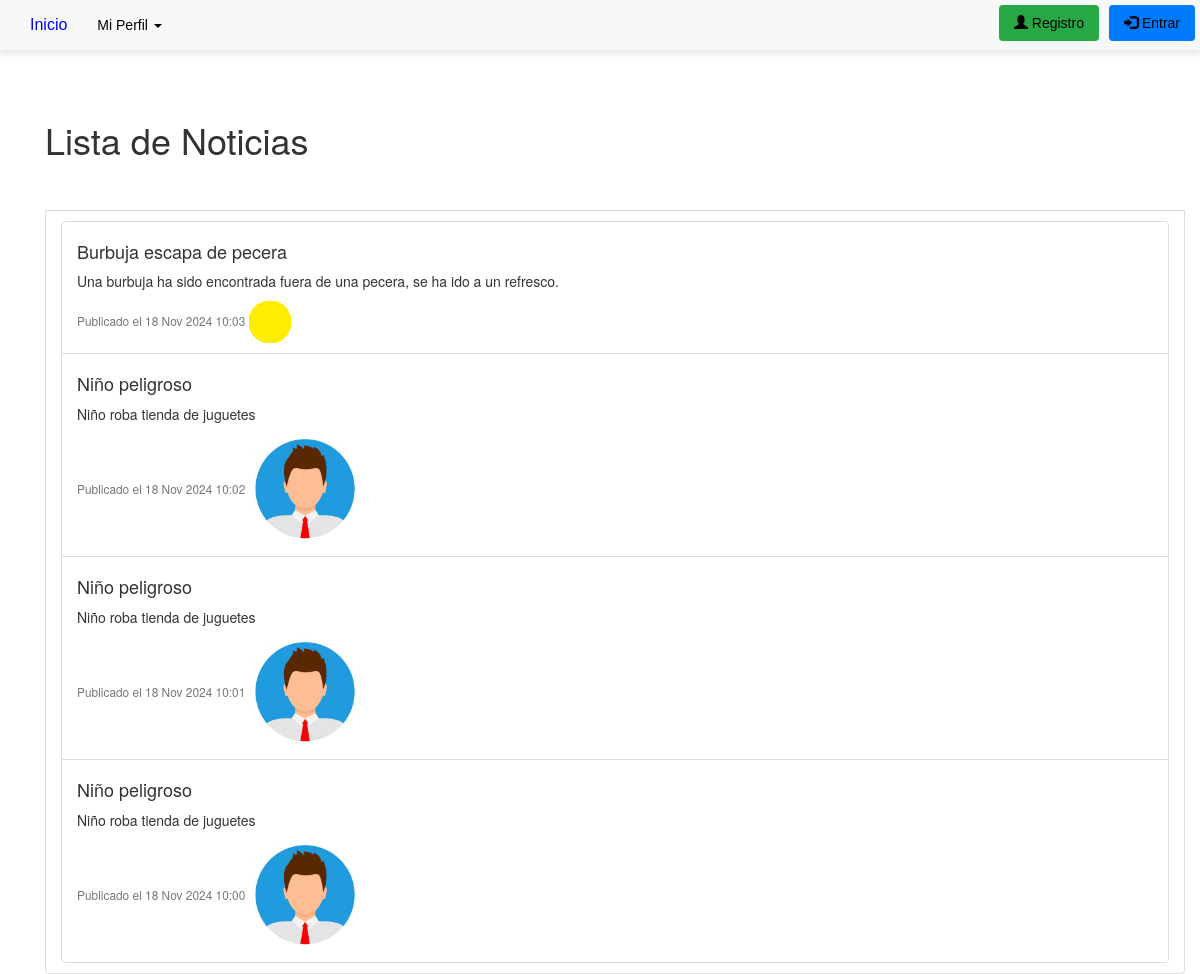
The app's page /lista_noticias/, older data.
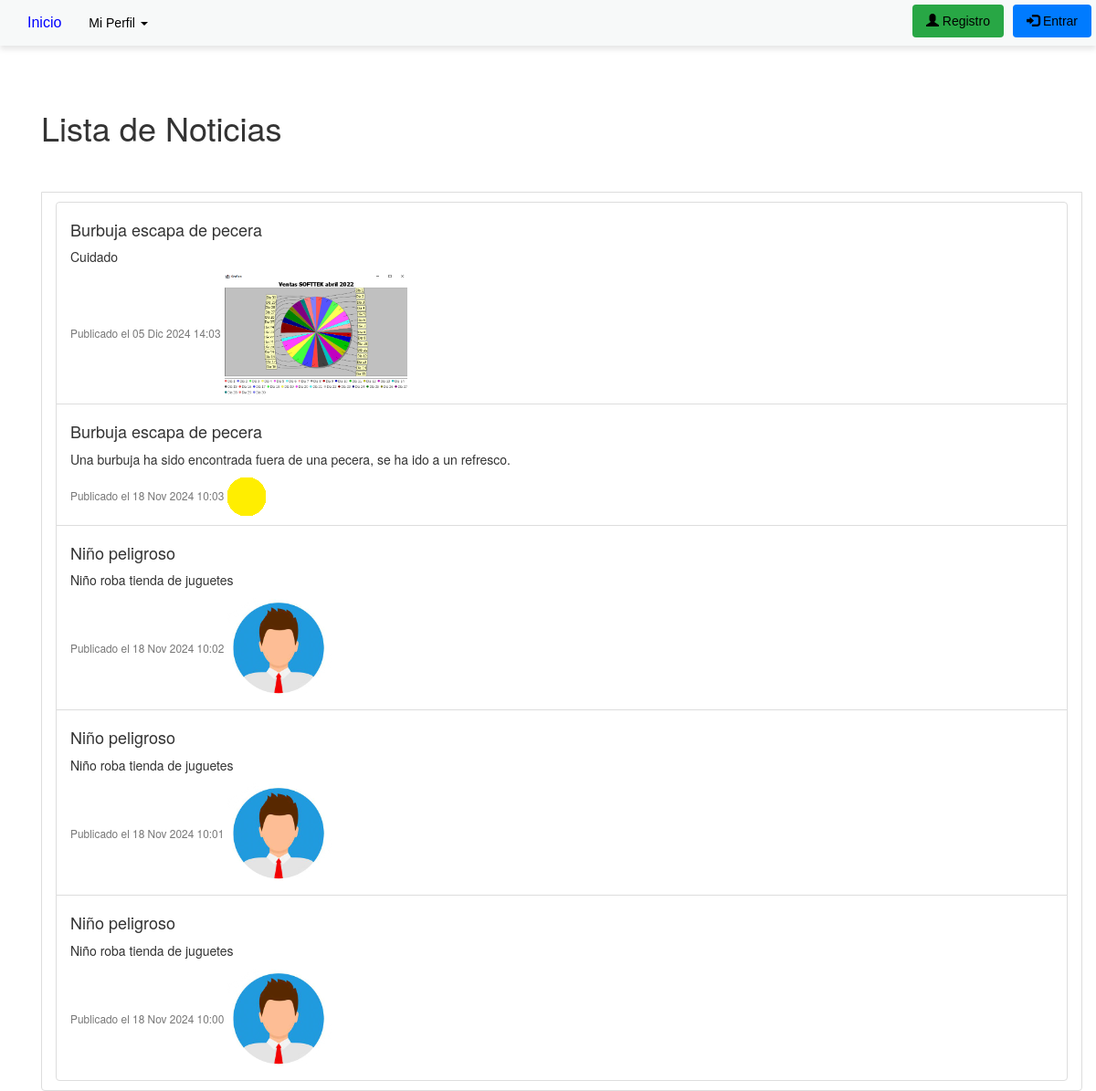
The same page, newer data.
### appportfolio/models.py (models this page shows, shortened)
class Noticia(models.Model):
    id = models.AutoField(primary_key=True)
    titulo = models.CharField("Título", max_length=200, null=True, blank=True)
    contenido = models.TextField("Contenido", null=True, blank=True)
    fecha_creacion = models.DateTimeField(auto_now_add=True)
    imagen = models.ImageField("Imagen", null=True, blank=True, upload_to="media/")

### appportfolio/views.py (the view)
# urls.py: path('lista_noticias/', views.lista_noticias, name='lista_noticias'),
def lista_noticias(request):
    noticias = Noticia.objects.all().order_by('-fecha_creacion')
    return render(request, 'lista_noticias.html', {'noticias': noticias})

### templates/lista_noticias.html (shortened to what this page needs)
{% extends "base.html" %}
{% load static %}
{% block head %}
<link rel="stylesheet" href="https://maxcdn.bootstrapcdn.com/bootstrap/3.3.5/css/bootstrap.min.css">
{% endblock %}
{% block content %}
    <br><br><br><br>
    <div class="container mt-4">
        <h1>Lista de Noticias</h1>
        <br><br>
        <ul class="list-group-item">
            {% for noticia in noticias %}
                <li class="list-group-item">
                    <h4>{{ noticia.titulo }}</h4>
                    <p>{{ noticia.contenido }}</p>
                    <small class="text-muted">Publicado el {{noticia.fecha_creacion|date:"d M Y H:i"}}</small>
                    {% if noticia.imagen %}
                    <img src="{{ noticia.imagen.url }}" alt="Imagen de {{ noticia.titulo }}" style="max-width: 200px; max-height: 200px">
                    {% endif %}
                </li>
            {% endfor %}
        </ul>
    </div>
{% endblock content %}

Row changes from the older to the newer data that the page shows:
added Noticia: titulo "Burbuja escapa de pecera", contenido "Cuidado", fecha_creacion "05 Dic 2024 14:03", imagen (picture)
